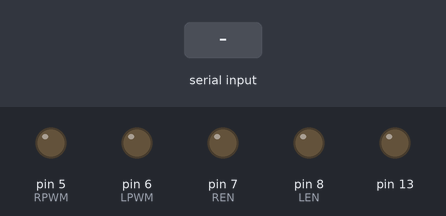
Recording of a sketch running on a simulated Arduino Uno, built with avr-gcc and run on an emulated ATmega328P. Shown: output pins drawn as LEDs (lit = HIGH). The test bench sets the inputs (shaded band).

Above: at 1.2 s.
1.3 s: "forward\n" received over Serial
At 2.1 s:
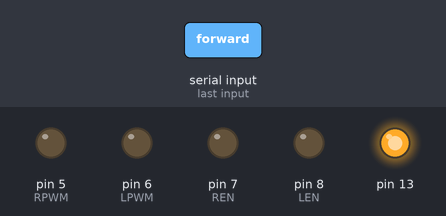
At 2.45 s:
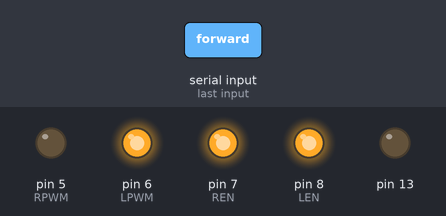
Timing chart, 0 to 16.7 s (numbered marks = the images above; inputs shaded):
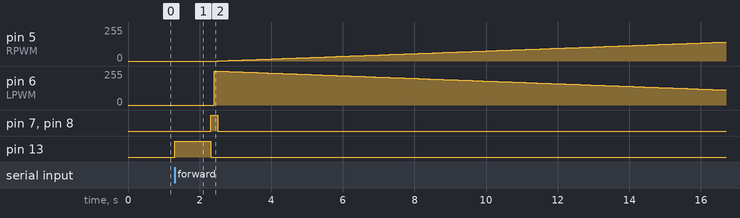

The sketch:

moto_controller.ino
```cpp
int RPWM = 5;
int LPWM = 6;
int REN = 7;
int LEN = 8;

void forward() {
  digitalWrite(REN, HIGH);
  digitalWrite(LEN, HIGH);
  delay(100);
  for (int i = 0; i < 256; i++) {
    analogWrite(RPWM, i);
    analogWrite(LPWM, 255 - i);
    delay(100);
    digitalWrite(REN, LOW);
    digitalWrite(LEN, LOW);
  }
}

void setup() {
  Serial.begin(9600);
  pinMode(13, OUTPUT);
  pinMode(RPWM, OUTPUT);
  pinMode(LPWM, OUTPUT);
  pinMode(REN, OUTPUT);
  pinMode(LEN, OUTPUT);
}

void loop() {
  if (Serial.available() > 0) {
    String state = Serial.readStringUntil('\n');
    if (state == "forward") {
      digitalWrite(13, HIGH);
      state = "done";
      delay(1000);
      digitalWrite(13, LOW);
      forward();
    }
  }
}
```

Measured:
- after the input at 1.3 s, pin 5 (RPWM): moves from 0/255 to 142/255 over 14.1 s, starting after 1.2 s; pin 6 (LPWM): 0/255 → 255/255 after 1.1 s, → 254/255 0.10 s later, → 253/255 0.10 s later, → 252/255 0.10 s later, … (143 changes in this stretch)
